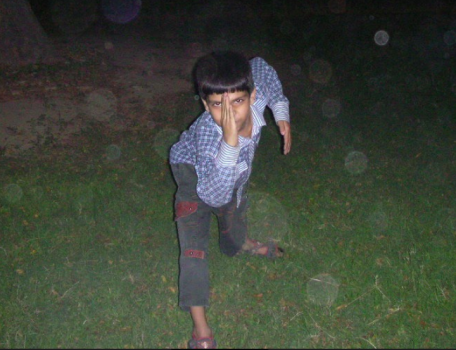
#> input picture antic.png, 456 x 350 px, found by its file name
$ python cvfunction.py
#> lines starting #> are read from the running program, lines starting #| are printed output that depends on the picture; after the words box and inside, x2 and y2 are one past the last pixel; in counts of white or black regions, pixels touching at a corner belong together
import cv2
import numpy as np

img = cv2.imread("/home/hritik/workspace/nibbapy/antic.png")
#> img is the input picture: shape (350, 456, 3); mean B, G, R 55.9, 68.2, 61.6
kernel = np.ones((5,5),np.uint8)

imgGray = cv2.cvtColor(img,cv2.COLOR_BGR2GRAY)
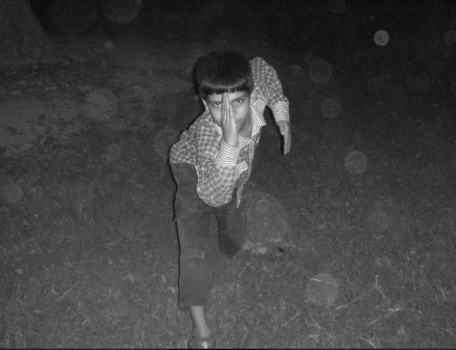
#> imgGray: shape (350, 456); min 7, max 237, mean 64.8
imgBlur = cv2.GaussianBlur(img,(7,7),0)
imgCanny = cv2.Canny(img,100,100)
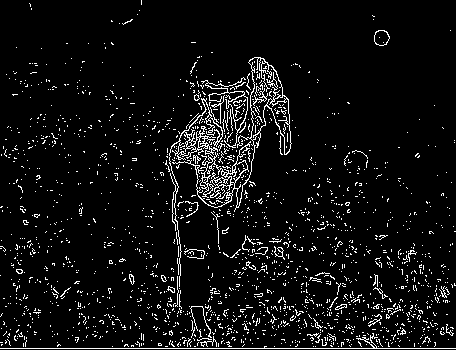
#> imgCanny: shape (350, 456); 6.2% white in thin lines or dots
imgDilation = cv2.dilate(imgCanny,kernel,iterations=1)
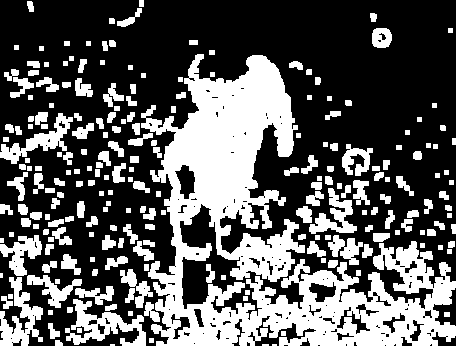
#> imgDilation: shape (350, 456); 36.6% white; 220 white regions (1 under 20 px), largest, box (x1, y1, x2, y2) and area: (0, 54, 456, 350) 39498, (0, 113, 73, 164) 1113, (309, 188, 357, 234) 923
imgEroded = cv2.erode(imgDilation,kernel,iterations=1)
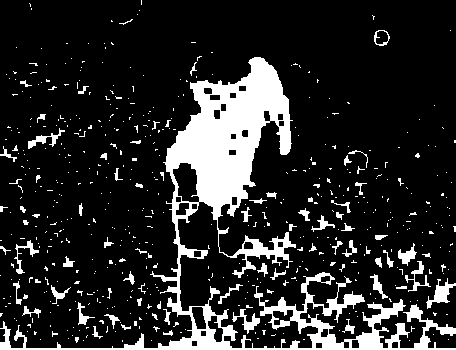
#> imgEroded: shape (350, 456); 15.7% white; 550 white regions (478 under 20 px), largest, box (x1, y1, x2, y2) and area: (0, 57, 456, 350) 18869, (426, 278, 456, 309) 326, (232, 309, 260, 334) 228


cv2.imshow("G",imgGray)
cv2.imshow("b",imgBlur)
cv2.imshow("c",imgCanny)
cv2.imshow("d",imgDilation)
cv2.imshow("e",imgEroded)
cv2.waitKey(0)

$ run again, with blackandwhite.jpeg saved as antic.png
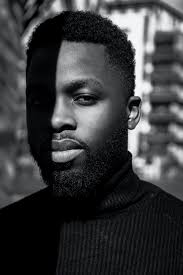
#> input picture blackandwhite.jpeg, 183 x 275 px, found by its file name
#> img is the input picture: shape (275, 183, 3); mean B, G, R 60.4, 58.6, 57.8
#> `imgCanny = cv2.Canny(img,100,100)`:
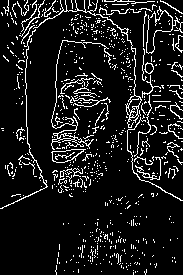
#> imgCanny: shape (275, 183); 10.3% white in thin lines or dots
#> imgDilation: shape (275, 183); 53.3% white; 106 black regions (77 under 20 px), largest, box (x1, y1, x2, y2) and area: (0, 45, 183, 275) 13548, (28, 14, 73, 184) 3388, (0, 18, 41, 205) 2950
#> `imgEroded = cv2.erode(imgDilation,kernel,iterations=1)`:
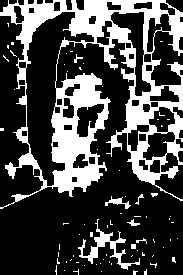
#> imgEroded: shape (275, 183); 28.1% white; 73 white regions (64 under 20 px), largest, box (x1, y1, x2, y2) and area: (0, 0, 183, 209) 12946, (78, 219, 140, 270) 622, (105, 196, 131, 209) 113
